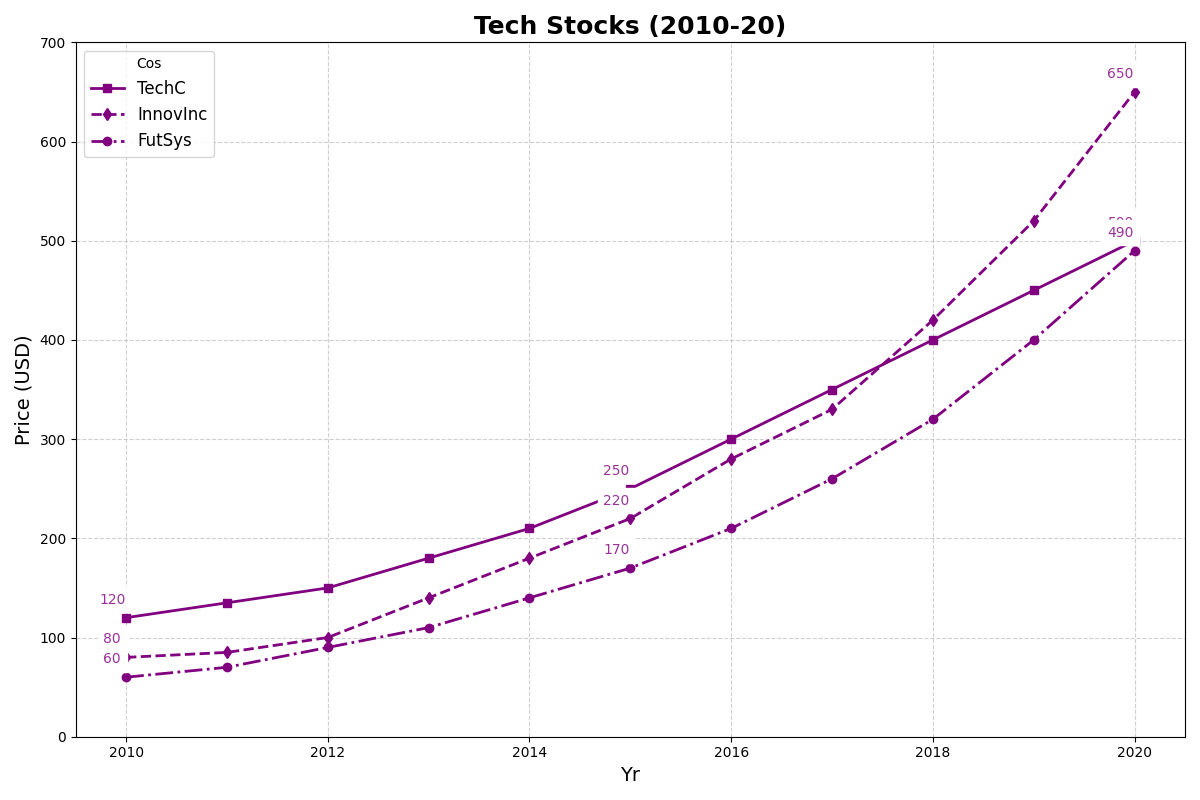

Here is the Python script that generated this plot:
import matplotlib.pyplot as plt
import numpy as np

years = np.arange(2010, 2021)

techcorp_stocks = [120, 135, 150, 180, 210, 250, 300, 350, 400, 450, 500]
innovateinc_stocks = [80, 85, 100, 140, 180, 220, 280, 330, 420, 520, 650]
futuresystems_stocks = [60, 70, 90, 110, 140, 170, 210, 260, 320, 400, 490]

plt.figure(figsize=(12, 8))

plt.plot(years, techcorp_stocks, label='TechC', color='purple', marker='s', linewidth=2, linestyle='-')
plt.plot(years, innovateinc_stocks, label='InnovInc', color='purple', marker='d', linewidth=2, linestyle='--')
plt.plot(years, futuresystems_stocks, label='FutSys', color='purple', marker='o', linewidth=2, linestyle='-.')

for year, price in zip([2010, 2015, 2020], [120, 250, 500]):
    plt.annotate(f'{price}', (year, price), textcoords="offset points", xytext=(-10,10), ha='center', fontsize=10, color='purple', backgroundcolor='white', alpha=0.8)
for year, price in zip([2010, 2015, 2020], [80, 220, 650]):
    plt.annotate(f'{price}', (year, price), textcoords="offset points", xytext=(-10,10), ha='center', fontsize=10, color='purple', backgroundcolor='white', alpha=0.8)
for year, price in zip([2010, 2015, 2020], [60, 170, 490]):
    plt.annotate(f'{price}', (year, price), textcoords="offset points", xytext=(-10,10), ha='center', fontsize=10, color='purple', backgroundcolor='white', alpha=0.8)

plt.title('Tech Stocks (2010-20)', fontsize=18, fontweight='bold')
plt.xlabel('Yr', fontsize=14)
plt.ylabel('Price (USD)', fontsize=14)
plt.ylim(0, 700)
plt.grid(True, linestyle='--', alpha=0.6)

plt.legend(title='Cos', loc='upper left', fontsize=12)
plt.tight_layout()
plt.show()
